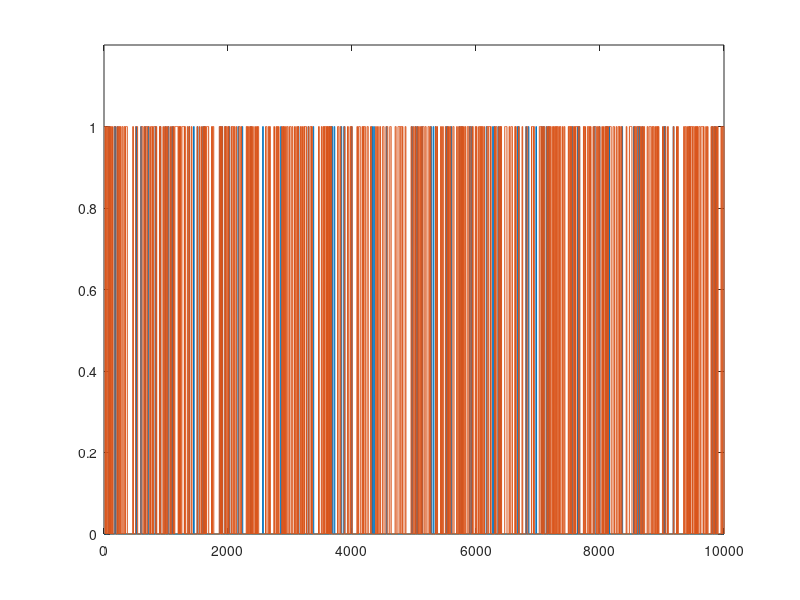

This chart was generated by the following MATLAB code:
%%
%   COURSE: Master statistics and machine learning: intuition, math, code										
%      URL: udemy.com/course/statsml_x/?couponCode=202112 
% 
%  SECTION: Probability theory
%    VIDEO: Conditional probability
% 
%  TEACHER: Mike X Cohen, sincxpress.com
%

%%

% a clear MATLAB workspace is a clear mental workspace
close all; clear; clc

%% generate two long-spike time series

N = 10000;
spikeDur  = 10; % a.u. but must be an even number
spikeNumA = .01; % in proportion of total number of points
spikeNumB = .05; % in proportion of total number of points

% initialize to zeros
[spike_tsA,spike_tsB] = deal( zeros(N,1) );


%%% populate time series 1
spiketimesA = randi(N,round(N*spikeNumA),1);

% flesh out spikes (loop per spike)
for spikei=1:length(spiketimesA)
    
    % find boundaries
    bnd_pre = max(1,spiketimesA(spikei)-spikeDur/2);
    bnd_pst = min(N,spiketimesA(spikei)+spikeDur/2);
    
    % fill in with ones
    spike_tsA(bnd_pre:bnd_pst) = 1;
end


%%% repeat for time series 2
spiketimesB = randi(N,round(N*spikeNumB),1);
% spiketimesB(1:length(spiketimesA)) = spiketimesA; % induce strong conditional probability

% flesh out spikes (loop per spike)
for spikei=1:length(spiketimesB)
    
    % find boundaries
    bnd_pre = max(1,spiketimesB(spikei)-spikeDur/2);
    bnd_pst = min(N,spiketimesB(spikei)+spikeDur/2);
    
    % fill in with ones
    spike_tsB(bnd_pre:bnd_pst) = 1;
end


%% let's see what they look like

figure(1), clf
plot(1:N,spike_tsA, 1:N,spike_tsB)
set(gca,'ylim',[0 1.2])


%% compute their probabilities and intersection

% probabilities
probA = sum(spike_tsA==1) / N;
probB = mean(spike_tsB);

% joint probability
probAB = mean(spike_tsA+spike_tsB==2);

%% compute the conditional probabilities

% p(A|B)
pAgivenB = probAB/probB;

% p(B|A)
pBgivenA = probAB/probA;

% print a little report
disp('  ')
disp([ 'P(A)   = ' num2str(probA) ])
disp([ 'P(A|B) = ' num2str(pAgivenB) ])
disp([ 'P(B)   = ' num2str(probB) ])
disp([ 'P(B|A) = ' num2str(pBgivenA) ])

%% done.
